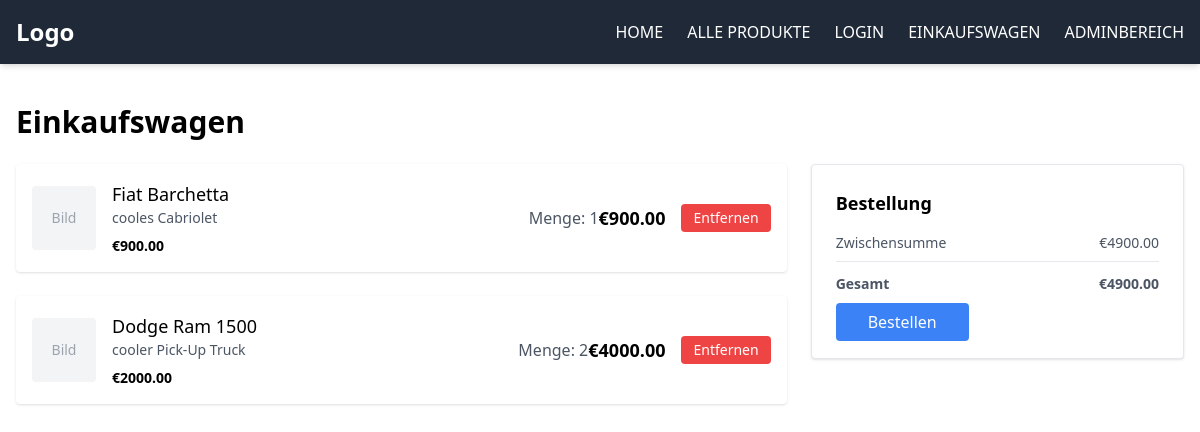
The page /cart on the database its author committed.
### tables this page shows
CREATE TABLE products (
            id INTEGER PRIMARY KEY AUTOINCREMENT,
            name TEXT NOT NULL,
            description TEXT,
            price REAL NOT NULL,
            category_id INTEGER,
            FOREIGN KEY (category_id) REFERENCES categories (id));

### controller/views.py (the view)
@views.route('/cart')
def cart():
    order_id = session.get('cart_order_id')
    db = DatabaseManager(DB_NAME)
    try:
        order = None
        order_items = []
        if order_id:
            order = db.get_order_by_id(order_id)
        if not order:
            order = db.get_active_order(user_id=1)
            if order:
                session['cart_order_id'] = order.id
        if order and order.items:
            for item in order.items:
                product = db.get_product_by_id(item.product_id)
                if product:
                    item.unit_price = product.price
                    order_items.append({'item': item, 'product': product})
    finally:
        db.close()
    return render_template('cart.html', order=order, order_items=order_items)

### model/database.py (called while the page is built)
    def close(self):
        self.conn.close()
        self.conn = None

    def get_product_by_id(self, product_id):
        cursor = self.conn.cursor()
        cursor.execute("SELECT * FROM products WHERE id = ?", (product_id,))
        row = cursor.fetchone()
        if row:
            return Product(
                id=row['id'],
                name=row['name'],
                description=row['description'],
                price=row['price'],
                category_id=row['category_id']
            )
        return None

    def get_order_items_by_order(self, order_id):
        cursor = self.conn.cursor()
        cursor.execute("SELECT * FROM order_items WHERE order_id = ?", (order_id,))
        rows = cursor.fetchall()
        return [OrderItem(row['id'], row['order_id'], row['product_id'], row['quantity'], 0) for row in rows]

    def get_active_order(self, user_id=1):
        cursor = self.conn.cursor()
        cursor.execute("SELECT * FROM orders WHERE user_id = ? AND status = 'offen' LIMIT 1", (user_id,))
        row = cursor.fetchone()
        if not row:
            return None
        order = Order(row['id'], row['user_id'], row['status'])
        items = self.get_order_items_by_order(row['id'])
        order.items = items
        return order

### model/order.py (called while the page is built)
    @property
    def total_price(self):
        return sum(item.sum_price for item in self.items)

### model/order_item.py (called while the page is built)
    @property
    def sum_price(self):
        return self.quantity * self.unit_price

### templates/cart.html (shortened to what this page needs)
{% extends "base.html" %} {% block title %}Einkaufswagen{% endblock %} {% block
content %}
<div class="max-w-7xl mx-auto px-4 py-10">
  <h1 class="text-3xl font-bold mb-6">Einkaufswagen</h1>
  <div class="grid grid-cols-1 md:grid-cols-3 gap-6">
    <div class="md:col-span-2">
      <div class="space-y-6">
        {% if order_items and order_items|length > 0 %} {% for entry in
        order_items %}
        <div
          class="bg-white p-4 rounded shadow flex items-center justify-between"
        >
          <div class="flex items-center space-x-4 flex-1">
            <div
              class="w-16 h-16 bg-gray-100 flex items-center justify-center rounded flex-shrink-0"
            >
              <span class="text-gray-400 text-sm">Bild</span>
            </div>
            <div class="flex-1">
              <h3 class="text-lg font-medium">{{ entry.product.name }}</h3>
              <p class="text-sm text-gray-600">
                {{ entry.product.description or "Keine Beschreibung" }}
              </p>
              <p class="text-sm font-semibold mt-2">
                €{{ "%.2f"|format(entry.product.price) }}
              </p>
            </div>
            <div class="flex items-center space-x-2">
              <span class="text-gray-600"
                >Menge: {{ entry.item.quantity }}</span
              >
            </div>
          </div>
          <div class="flex items-center space-x-4 flex-shrink-0">
            <span class="font-semibold text-lg"
              >€{{ "%.2f"|format(entry.item.quantity * entry.product.price)
              }}</span
            >
            <form action="/cart/remove" method="post">
              <button
                type="submit"
                class="bg-red-500 hover:bg-red-600 text-white px-3 py-1 rounded text-sm"
              >
                Entfernen
              </button>
            </form>
          </div>
        </div>
        {% endfor %} {% endif %}
      </div>
    </div>
    <div class="md:col-span-1">
      <div class="bg-white border rounded p-6 shadow sticky top-4">
        <p class="text-lg font-semibold mb-4">Bestellung</p>
        <div class="text-sm text-gray-600 mb-4">
          {% set subtotal = order.total_price if order and order.items else 0 %}
          <div class="flex justify-between mb-2">
            <span>Zwischensumme</span
            ><span>€{{ "%.2f"|format(subtotal) }}</span>
          </div>
          <div class="flex justify-between font-bold border-t pt-3">
            <span>Gesamt</span><span>€{{ "%.2f"|format(subtotal) }}</span>
          </div>
        </div>
        {% if order_items and order_items|length > 0 %}
        <a
          href="/checkout"
          class="w-full bg-blue-500 hover:bg-blue-600 text-white py-2 px-8 rounded"
          >Bestellen</a
        >
        {% endif %}
      </div>
    </div>
  </div>
</div>
{% endblock %}

### rows shown on the page
products: product.name "Fiat Barchetta", product "cooles Cabriolet", product.price "900.00", entry.item.quantity*entry.product.price "900.00"
products: product.name "Dodge Ram 1500", product "cooler Pick-Up Truck", product.price "2000.00", entry.item.quantity*entry.product.price "4000.00"

### other values the page prints
{{ entry.item.quantity }} "1" "2"
{{ "%.2f"|format(subtotal) }} "4900.00"
